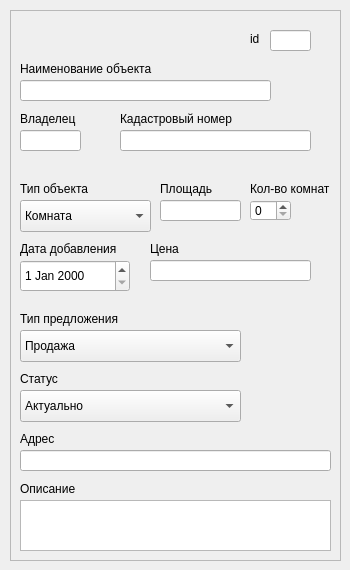
    <widget class="QWidget" name="page_Objectsc_props">
     <widget class="QFrame" name="frame_Objectsc_props">
      <property name="geometry">
       <rect>
        <x>10</x>
        <y>10</y>
        <width>331</width>
        <height>551</height>
       </rect>
      </property>
      <property name="frameShape">
       <enum>QFrame::StyledPanel</enum>
      </property>
      <property name="frameShadow">
       <enum>QFrame::Raised</enum>
      </property>
      <widget class="QLineEdit" name="tb_objectsc_id">
       <property name="geometry">
        <rect>
         <x>260</x>
         <y>20</y>
         <width>41</width>
         <height>21</height>
        </rect>
       </property>
       <property name="styleSheet">
        <string notr="true"/>
       </property>
       <property name="alignment">
        <set>Qt::AlignCenter</set>
       </property>
      </widget>
      <widget class="QLineEdit" name="tb_objectsc_name">
       <property name="geometry">
        <rect>
         <x>10</x>
         <y>70</y>
         <width>251</width>
         <height>21</height>
        </rect>
       </property>
       <property name="styleSheet">
        <string notr="true"/>
       </property>
      </widget>
      <widget class="QLineEdit" name="tb_objectsc_owner">
       <property name="geometry">
        <rect>
         <x>10</x>
         <y>120</y>
         <width>61</width>
         <height>21</height>
        </rect>
       </property>
       <property name="styleSheet">
        <string notr="true"/>
       </property>
      </widget>
      <widget class="QLabel" name="label_client_lname_11">
       <property name="geometry">
        <rect>
         <x>10</x>
         <y>50</y>
         <width>150</width>
         <height>18</height>
        </rect>
       </property>
       <property name="text">
        <string>Наименование объекта</string>
       </property>
      </widget>
      <widget class="QLabel" name="label_fname_22">
       <property name="geometry">
        <rect>
         <x>10</x>
         <y>100</y>
         <width>96</width>
         <height>18</height>
        </rect>
       </property>
       <property name="text">
        <string>Владелец</string>
       </property>
      </widget>
      <widget class="QLabel" name="label_12">
       <property name="geometry">
        <rect>
         <x>240</x>
         <y>20</y>
         <width>12</width>
         <height>18</height>
        </rect>
       </property>
       <property name="text">
        <string>id</string>
       </property>
      </widget>
      <widget class="QLabel" name="label_fname_30">
       <property name="geometry">
        <rect>
         <x>10</x>
         <y>170</y>
         <width>77</width>
         <height>18</height>
        </rect>
       </property>
       <property name="text">
        <string>Тип объекта</string>
       </property>
      </widget>
      <widget class="QComboBox" name="cb_objectsc_type">
       <property name="geometry">
        <rect>
         <x>10</x>
         <y>190</y>
         <width>131</width>
         <height>32</height>
        </rect>
       </property>
       <property name="styleSheet">
        <string notr="true"/>
       </property>
       <item>
        <property name="text">
         <string>Комната</string>
        </property>
       </item>
       <item>
        <property name="text">
         <string>Квартира</string>
        </property>
       </item>
       <item>
        <property name="text">
         <string>Частный дом</string>
        </property>
       </item>
       <item>
        <property name="text">
         <string>Земельный участок</string>
        </property>
       </item>
       <item>
        <property name="text">
         <string>Гараж</string>
        </property>
       </item>
       <item>
        <property name="text">
         <string>Коммерческая недвижимость</string>
        </property>
       </item>
      </widget>
      <widget class="QComboBox" name="cb_objectsc_dtype">
       <property name="geometry">
        <rect>
         <x>10</x>
         <y>320</y>
         <width>221</width>
         <height>32</height>
        </rect>
       </property>
       <property name="styleSheet">
        <string notr="true"/>
       </property>
       <item>
        <property name="text">
         <string>Продажа</string>
        </property>
       </item>
       <item>
        <property name="text">
         <string>Аренда</string>
        </property>
       </item>
      </widget>
      <widget class="QLabel" name="label_fname_31">
       <property name="geometry">
        <rect>
         <x>10</x>
         <y>300</y>
         <width>113</width>
         <height>18</height>
        </rect>
       </property>
       <property name="text">
        <string>Тип предложения</string>
       </property>
      </widget>
      <widget class="QLineEdit" name="tb_objectsc_square">
       <property name="geometry">
        <rect>
         <x>150</x>
         <y>190</y>
         <width>81</width>
         <height>21</height>
        </rect>
       </property>
       <property name="styleSheet">
        <string notr="true"/>
       </property>
      </widget>
      <widget class="QLabel" name="label_fname_32">
       <property name="geometry">
        <rect>
         <x>150</x>
         <y>170</y>
         <width>59</width>
         <height>18</height>
        </rect>
       </property>
       <property name="text">
        <string>Площадь</string>
       </property>
      </widget>
      <widget class="QLabel" name="label_fname_33">
       <property name="geometry">
        <rect>
         <x>240</x>
         <y>170</y>
         <width>96</width>
         <height>18</height>
        </rect>
       </property>
       <property name="text">
        <string>Кол-во комнат</string>
       </property>
      </widget>
      <widget class="QSpinBox" name="sb_objectsc_rooms">
       <property name="geometry">
        <rect>
         <x>240</x>
         <y>190</y>
         <width>41</width>
         <height>21</height>
        </rect>
       </property>
       <property name="wrapping">
        <bool>false</bool>
       </property>
      </widget>
      <widget class="QLabel" name="label_fname_34">
       <property name="geometry">
        <rect>
         <x>10</x>
         <y>420</y>
         <width>92</width>
         <height>18</height>
        </rect>
       </property>
       <property name="text">
        <string>Адрес</string>
       </property>
      </widget>
      <widget class="QLineEdit" name="tb_objectsc_address">
       <property name="geometry">
        <rect>
         <x>10</x>
         <y>440</y>
         <width>311</width>
         <height>21</height>
        </rect>
       </property>
       <property name="styleSheet">
        <string notr="true"/>
       </property>
      </widget>
      <widget class="QLabel" name="label_fname_35">
       <property name="geometry">
        <rect>
         <x>10</x>
         <y>470</y>
         <width>63</width>
         <height>18</height>
        </rect>
       </property>
       <property name="text">
        <string>Описание</string>
       </property>
      </widget>
      <widget class="QLabel" name="label_fname_36">
       <property name="geometry">
        <rect>
         <x>10</x>
         <y>360</y>
         <width>59</width>
         <height>18</height>
        </rect>
       </property>
       <property name="text">
        <string>Статус</string>
       </property>
      </widget>
      <widget class="QPlainTextEdit" name="tb_objectsc_desc">
       <property name="geometry">
        <rect>
         <x>10</x>
         <y>490</y>
         <width>311</width>
         <height>51</height>
        </rect>
       </property>
       <property name="styleSheet">
        <string notr="true"/>
       </property>
      </widget>
      <widget class="QLineEdit" name="tb_objectsc_price">
       <property name="geometry">
        <rect>
         <x>140</x>
         <y>250</y>
         <width>161</width>
         <height>21</height>
        </rect>
       </property>
       <property name="styleSheet">
        <string notr="true"/>
       </property>
       <property name="inputMethodHints">
        <set>Qt::ImhNone</set>
       </property>
       <property name="inputMask">
        <string>999999999</string>
       </property>
      </widget>
      <widget class="QLabel" name="label_fname_37">
       <property name="geometry">
        <rect>
         <x>140</x>
         <y>230</y>
         <width>59</width>
         <height>18</height>
        </rect>
       </property>
       <property name="text">
        <string>Цена</string>
       </property>
      </widget>
      <widget class="QDateEdit" name="dtpicker_objectsc_addate">
       <property name="geometry">
        <rect>
         <x>10</x>
         <y>250</y>
         <width>110</width>
         <height>32</height>
        </rect>
       </property>
      </widget>
      <widget class="QLabel" name="label_fname_38">
       <property name="geometry">
        <rect>
         <x>10</x>
         <y>230</y>
         <width>110</width>
         <height>18</height>
        </rect>
       </property>
       <property name="text">
        <string>Дата добавления</string>
       </property>
      </widget>
      <widget class="QComboBox" name="cb_objectsc_status">
       <property name="geometry">
        <rect>
         <x>10</x>
         <y>380</y>
         <width>221</width>
         <height>32</height>
        </rect>
       </property>
       <property name="styleSheet">
        <string notr="true"/>
       </property>
       <item>
        <property name="text">
         <string>Актуально</string>
        </property>
       </item>
       <item>
        <property name="text">
         <string>Продано</string>
        </property>
       </item>
      </widget>
      <widget class="QLabel" name="label_fname_28">
       <property name="geometry">
        <rect>
         <x>110</x>
         <y>100</y>
         <width>128</width>
         <height>18</height>
        </rect>
       </property>
       <property name="text">
        <string>Кадастровый номер</string>
       </property>
      </widget>
      <widget class="QLineEdit" name="tb_objectsc_cadastral">
       <property name="geometry">
        <rect>
         <x>110</x>
         <y>120</y>
         <width>191</width>
         <height>21</height>
        </rect>
       </property>
       <property name="styleSheet">
        <string notr="true"/>
       </property>
       <property name="text">
        <string/>
       </property>
      </widget>
     </widget>
    </widget>
